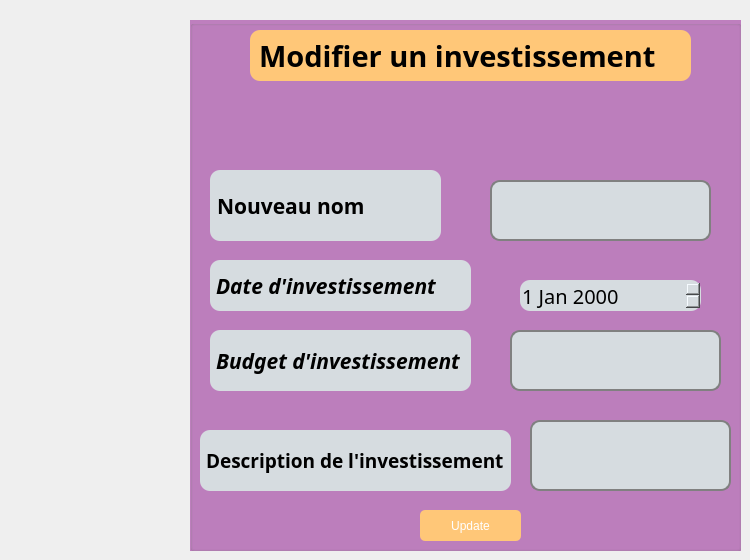
     <widget class="QWidget" name="page_3">
      <widget class="QGroupBox" name="Modifier">
       <property name="geometry">
        <rect>
         <x>190</x>
         <y>20</y>
         <width>551</width>
         <height>531</height>
        </rect>
       </property>
       <property name="styleSheet">
        <string notr="true">QGroupBox {
    font: 12px;
 background-color:#be7fbe;
}

QLineEdit {
    border: 2px solid gray;
    border-radius: 10px;
    padding: 10px;
}

QPushButton {
    background-color: rgb(58, 195, 197);
    color: white;
    border-radius: 5px;
    padding: 5px;
}

QLineEdit:focus, QPushButton:focus {
    border: 2px solid #4CAF50;
}

QLabel {
    font-weight: bold;
    padding: 1px;
}</string>
       </property>
       <property name="title">
        <string/>
       </property>
       <widget class="QLabel" name="Modifier_2">
        <property name="geometry">
         <rect>
          <x>60</x>
          <y>10</y>
          <width>441</width>
          <height>51</height>
         </rect>
        </property>
        <property name="font">
         <font>
          <family>Tw Cen MT</family>
          <pointsize>22</pointsize>
          <weight>75</weight>
          <italic>false</italic>
          <bold>true</bold>
         </font>
        </property>
        <property name="styleSheet">
         <string notr="true">background-color:#ffc778;
border-radius: 10px;</string>
        </property>
        <property name="text">
         <string>Modifier un investissement</string>
        </property>
       </widget>
       <widget class="QPushButton" name="pb_update">
        <property name="geometry">
         <rect>
          <x>230</x>
          <y>490</y>
          <width>101</width>
          <height>31</height>
         </rect>
        </property>
        <property name="maximumSize">
         <size>
          <width>101</width>
          <height>31</height>
         </size>
        </property>
        <property name="styleSheet">
         <string notr="true">background-color:#ffc778;
</string>
        </property>
        <property name="text">
         <string>Update</string>
        </property>
        <property name="icon">
         <iconset>
          <normaloff>:/Icones/Icones/ajouter.png</normaloff>:/Icones/Icones/ajouter.png</iconset>
        </property>
        <property name="iconSize">
         <size>
          <width>20</width>
          <height>20</height>
         </size>
        </property>
       </widget>
       <widget class="QLineEdit" name="newNom">
        <property name="geometry">
         <rect>
          <x>300</x>
          <y>160</y>
          <width>221</width>
          <height>61</height>
         </rect>
        </property>
        <property name="font">
         <font>
          <family>Tw Cen MT</family>
          <pointsize>14</pointsize>
         </font>
        </property>
        <property name="styleSheet">
         <string notr="true">border-radius: 10px;
background-color:#D6DCE0;
</string>
        </property>
       </widget>
       <widget class="QLineEdit" name="newDescription">
        <property name="geometry">
         <rect>
          <x>340</x>
          <y>400</y>
          <width>201</width>
          <height>71</height>
         </rect>
        </property>
        <property name="styleSheet">
         <string notr="true">border-radius: 10px;
background-color:#D6DCE0;
</string>
        </property>
       </widget>
       <widget class="QLabel" name="descLabel_2">
        <property name="geometry">
         <rect>
          <x>10</x>
          <y>410</y>
          <width>311</width>
          <height>61</height>
         </rect>
        </property>
        <property name="font">
         <font>
          <family>Tw Cen MT</family>
          <pointsize>14</pointsize>
          <weight>75</weight>
          <bold>true</bold>
         </font>
        </property>
        <property name="styleSheet">
         <string notr="true">border-radius: 10px;
background-color:#D6DCE0;
</string>
        </property>
        <property name="text">
         <string>Description de l'investissement</string>
        </property>
       </widget>
       <widget class="QLabel" name="id_label_2">
        <property name="geometry">
         <rect>
          <x>20</x>
          <y>150</y>
          <width>231</width>
          <height>71</height>
         </rect>
        </property>
        <property name="font">
         <font>
          <family>Tw Cen MT</family>
          <pointsize>16</pointsize>
          <weight>75</weight>
          <italic>false</italic>
          <bold>true</bold>
         </font>
        </property>
        <property name="styleSheet">
         <string notr="true">border-radius: 10px;
background-color:#D6DCE0;
</string>
        </property>
        <property name="text">
         <string>Nouveau nom</string>
        </property>
       </widget>
       <widget class="QDateEdit" name="newDate">
        <property name="geometry">
         <rect>
          <x>330</x>
          <y>260</y>
          <width>181</width>
          <height>31</height>
         </rect>
        </property>
        <property name="font">
         <font>
          <family>Tw Cen MT</family>
          <pointsize>15</pointsize>
         </font>
        </property>
        <property name="styleSheet">
         <string notr="true">border-radius: 10px;
background-color:#D6DCE0;
</string>
        </property>
       </widget>
       <widget class="QLabel" name="dateLbael_2">
        <property name="geometry">
         <rect>
          <x>20</x>
          <y>240</y>
          <width>261</width>
          <height>51</height>
         </rect>
        </property>
        <property name="font">
         <font>
          <family>Tw Cen MT</family>
          <pointsize>16</pointsize>
          <weight>75</weight>
          <italic>true</italic>
          <bold>true</bold>
         </font>
        </property>
        <property name="styleSheet">
         <string notr="true">border-radius: 10px;
background-color:#D6DCE0;
</string>
        </property>
        <property name="text">
         <string>Date d'investissement</string>
        </property>
       </widget>
       <widget class="QLineEdit" name="newBudget">
        <property name="geometry">
         <rect>
          <x>320</x>
          <y>310</y>
          <width>211</width>
          <height>61</height>
         </rect>
        </property>
        <property name="font">
         <font>
          <family>Tw Cen MT</family>
          <pointsize>14</pointsize>
         </font>
        </property>
        <property name="styleSheet">
         <string notr="true">border-radius: 10px;
background-color:#D6DCE0;
</string>
        </property>
       </widget>
       <widget class="QLabel" name="budgetLabel_2">
        <property name="geometry">
         <rect>
          <x>20</x>
          <y>310</y>
          <width>261</width>
          <height>61</height>
         </rect>
        </property>
        <property name="font">
         <font>
          <family>Tw Cen MT</family>
          <pointsize>16</pointsize>
          <weight>75</weight>
          <italic>true</italic>
          <bold>true</bold>
         </font>
        </property>
        <property name="styleSheet">
         <string notr="true">border-radius: 10px;
background-color:#D6DCE0;
</string>
        </property>
        <property name="text">
         <string>Budget d'investissement</string>
        </property>
       </widget>
      </widget>
     </widget>
